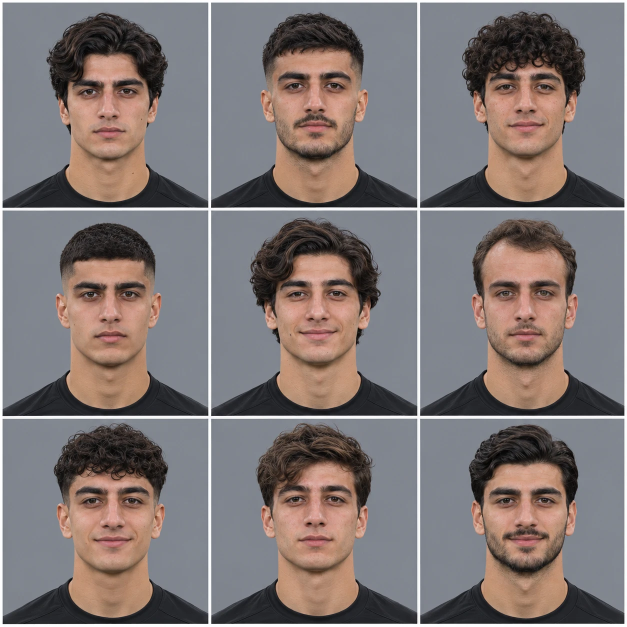
#> input picture faces-raw/19-24-01.png, 1254 x 1254 px (shown at 1/2 size); its folder holds only this picture in this run
$ python 11-faces.py
#> lines starting #> are read from the running program, lines starting #| are printed output that depends on the picture; after the words box and inside, x2 and y2 are one past the last pixel; in counts of white or black regions, pixels touching at a corner belong together
#> further down, im is the input picture: PIL image 1254x1254 RGB; mean R, G, B 127.8, 118.5, 117.5
"""Slice the generated face sheets in faces-raw/ into cut-out headshots for auto-generated players.

Each sheet is a 3x3 grid named <age set>-<n>.png (u18, 19-24, 25-30, 31-36) on a flat green or grey
background. Output: public/faces/gen/<age set>-<nnn>.webp (256px, transparent) and src/ui/faces.json
with how many faces each age set has. Run:  python3 pipeline/11-faces.py
"""
import glob, json, os, re
import numpy as np
from PIL import Image, ImageDraw, ImageFilter

OUT = 'public/faces/gen'
SIZE = 400

def cells(im):
    a = np.asarray(im).astype(int)
    white = a.min(axis=2) > 235
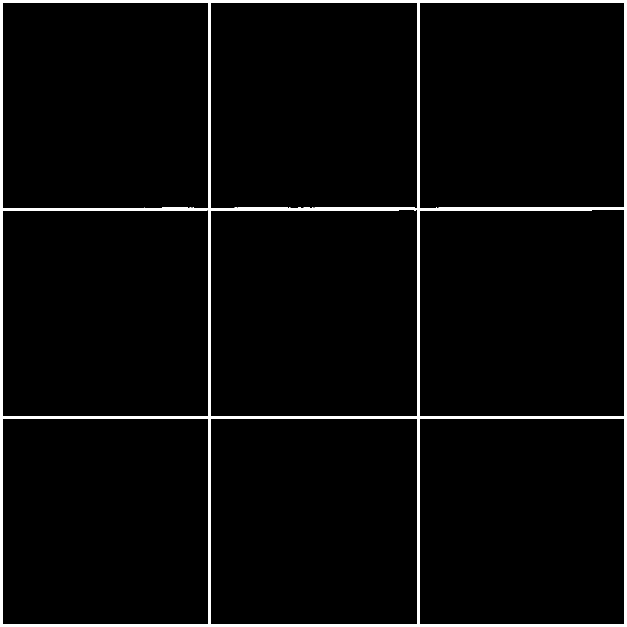
#> white: shape (1254, 1254) bool (shown at 1/2 size); 3.3% white; 1 white region, box (x1, y1, x2, y2) and area: (0, 0, 1254, 1254) 51562
    def bands(frac, n):
        out, s = [], None
        for i, v in enumerate(list(frac < 0.6) + [False]):
            if v and s is None: s = i
            if not v and s is not None:
                if i - s > n * 0.2: out.append((s, i))
                s = None
        return out
    H, W = white.shape
#> H = 1254; W = 1254
    return [(x0, y0, x1, y1) for (y0, y1) in bands(white.mean(axis=1), H) for (x0, x1) in bands(white.mean(axis=0), W)]
#> the loop in bands, `for i, v in enumerate(list(frac < 0.6) + [False]):` made 1255 passes
#> v on passes 1 to 12: False, False, False, False, False, True, True, True, True, True, True, True
#> after the loop in bands, `for i, v in enumerate(list(frac < 0.6) + [False]):`: out = [(5, 415), (421, 832), (837, 1248)]
#> the loop in bands (call 2), `for i, v in enumerate(list(frac < 0.6) + [False]):` made 1255 passes

def cut_green(c):
    a = np.asarray(c).astype(float)
    r, g, b = a[..., 0], a[..., 1], a[..., 2]
    ex = g - np.maximum(r, b)
    alpha = np.clip(1 - (ex - 18) / 55, 0, 1)
    g2 = np.minimum(g, np.maximum(r, b) + 4)  # remove green spill from hair and skin edges
    return np.dstack([r, g2, b, alpha * 255]).astype('uint8')

def cut_grey(c):
    # flat backdrop connected to the edges: flood it from the top corners and sides
    m = c.copy()
    w, h = m.size
    key = (255, 0, 255)
    for seed in [(1, 1), (w - 2, 1), (1, h // 3), (w - 2, h // 3), (w // 2, 1)]:
        if m.getpixel(seed) != key: ImageDraw.floodfill(m, seed, key, thresh=38)
    a = np.asarray(c).astype(float)
    k = np.asarray(m)
    bg = (k[..., 0] == 255) & (k[..., 1] == 0) & (k[..., 2] == 255)
    return np.dstack([a[..., 0], a[..., 1], a[..., 2], np.where(bg, 0, 255)]).astype('uint8')

def finish(rgba):
    im = Image.fromarray(rgba, 'RGBA')
    # pull the edge in by a pixel and soften it so no backdrop fringe is left
    al = im.getchannel('A').filter(ImageFilter.MinFilter(3)).filter(ImageFilter.GaussianBlur(0.8))
    im.putalpha(al)
    return im.resize((SIZE, SIZE), Image.LANCZOS)

os.makedirs(OUT, exist_ok=True)
for f in glob.glob(f'{OUT}/*.webp'): os.remove(f)
counts = {}
for path in sorted(glob.glob('faces-raw/*.png')):
    m = re.match(r'(u18|19-24|25-30|31-36)-\d+\.png$', os.path.basename(path))
    if not m: print('skipped (name not recognised):', path); continue
    age = m.group(1)
    im = Image.open(path).convert('RGB')
    cs = cells(im)
#> cs = [(5, 5, 417, 415), (422, 5, 835, 415), (840, 5, 1249, 415), (5, 421, 417, 832), (422, 421, 835, 832), (840, 421, 1249, 832), (5, 837, 417, 1248), (422, 837, 835, 1248), (840, 837, 1249, 1248)]
    if len(cs) != 9: print(f'skipped ({len(cs)} cells found, expected 9):', path); continue
    px = np.asarray(im.crop((cs[0][0] + 6, cs[0][1] + 6, cs[0][0] + 30, cs[0][1] + 30))).astype(int).mean(axis=(0, 1))
#> px = [128.8, 134.3, 142.7]
    green = px[1] - max(px[0], px[2]) > 60
#> green = False
    for (x0, y0, x1, y1) in cs:
        c = im.crop((x0 + 3, y0 + 3, x1 - 3, y1 - 3))
        n = counts.get(age, 0)
        finish(cut_green(c) if green else cut_grey(c)).save(f'{OUT}/{age}-{n:03d}.webp', quality=88, method=4)
        counts[age] = n + 1
#> this loop made 9 passes
#> (x0, y0, x1, y1, w in cut_grey, h in cut_grey) on passes 1 to 9: (5, 5, 417, 415, 406, 404), (422, 5, 835, 415, 407, 404), (840, 5, 1249, 415, 403, 404), (5, 421, 417, 832, 406, 405), (422, 421, 835, 832, 407, 405), (840, 421, 1249, 832, 403, 405), (5, 837, 417, 1248, 406, 405), (422, 837, 835, 1248, 407, 405), (840, 837, 1249, 1248, 403, 405)
#> pass 1, `c = im.crop((x0 + 3, y0 + 3, x1 - 3, y1 - 3))`:
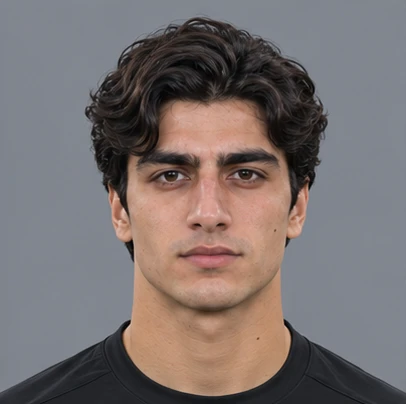
#> c: PIL image 406x404 RGB; mean R, G, B 121.2, 112.4, 111.6
#> pass 1, in cut_grey, `k = np.asarray(m)`:
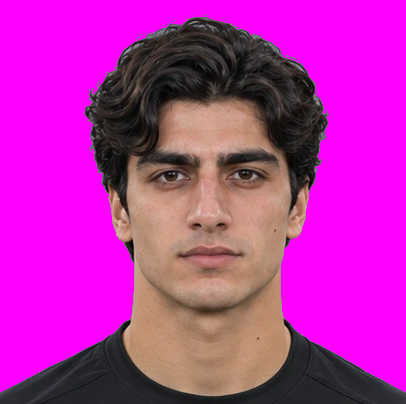
#> k: shape (404, 406, 3); mean R, G, B 186.1, 43.5, 169.3
#> pass 1, in cut_grey, `bg = (k[..., 0] == 255) & (k[..., 1] == 0) & (k[..., 2] == 255)`:
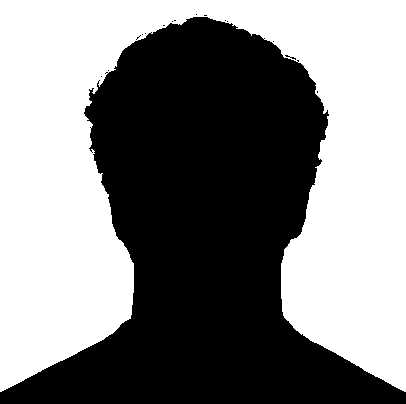
#> bg: shape (404, 406) bool; 51.4% white; 16 black regions (15 under 20 px), largest, box (x1, y1, x2, y2) and area: (0, 17, 406, 404) 79695
#> after the loop:
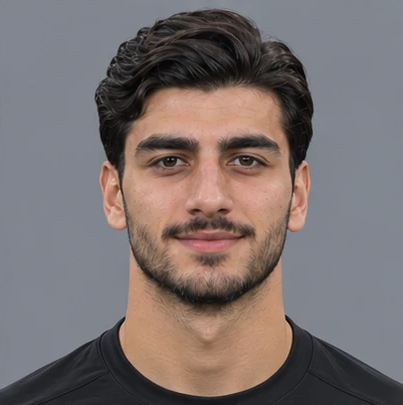
#> c: PIL image 403x405 RGB; mean R, G, B 122.1, 112.7, 111.4
#> after the loop, counts = {'19-24': 9}
json.dump(counts, open('src/ui/faces.json', 'w'))
print(counts)
#| {'19-24': 9}

$ run again, on faces-raw/19-24-05.png
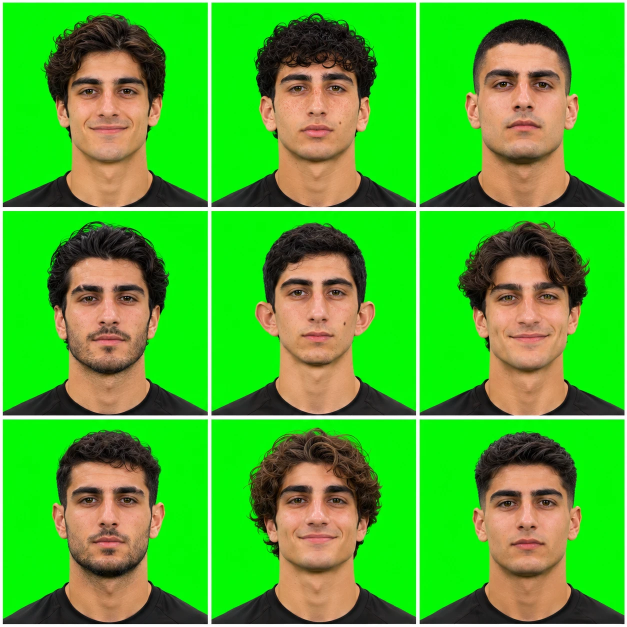
#> input picture faces-raw/19-24-05.png, 1254 x 1254 px (shown at 1/2 size)
#> im is the input picture: PIL image 1254x1254 RGB; mean R, G, B 72.8, 180.2, 45.2
#> in cells, `white = a.min(axis=2) > 235`:
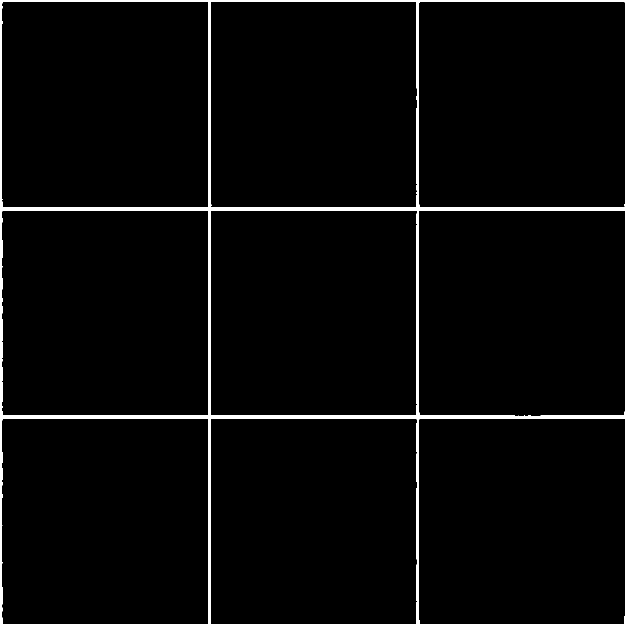
#> white: shape (1254, 1254) bool (shown at 1/2 size); 3% white; 1 white region, box (x1, y1, x2, y2) and area: (0, 0, 1254, 1254) 47955
#> the loop in bands, `for i, v in enumerate(list(frac < 0.6) + [False]):` made 1255 passes
#> v on passes 1 to 8: False, False, False, False, True, True, True, True
#> after the loop in bands, `for i, v in enumerate(list(frac < 0.6) + [False]):`: out = [(4, 414), (421, 831), (837, 1249)]
#> the loop in bands (call 2), `for i, v in enumerate(list(frac < 0.6) + [False]):` made 1255 passes
#> cs = [(4, 4, 417, 414), (421, 4, 833, 414), (838, 4, 1251, 414), (4, 421, 417, 831), (421, 421, 833, 831), (838, 421, 1251, 831), (4, 837, 417, 1249), (421, 837, 833, 1249), (838, 837, 1251, 1249)]
#> px = [3.38, 250, 3.16]
#> green = True
#> the loop `for (x0, y0, x1, y1) in cs:` made 9 passes
#> after the loop `for (x0, y0, x1, y1) in cs:`:
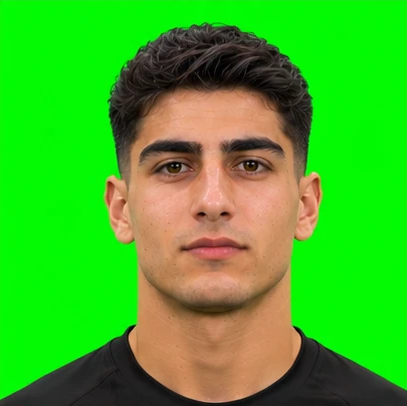
#> c: PIL image 407x406 RGB; mean R, G, B 65.2, 179.4, 36.2
#> after the loop `for (x0, y0, x1, y1) in cs:`: counts = {'19-24': 9}
#| {'19-24': 9}

$ run again, on faces-raw/19-24-06.png
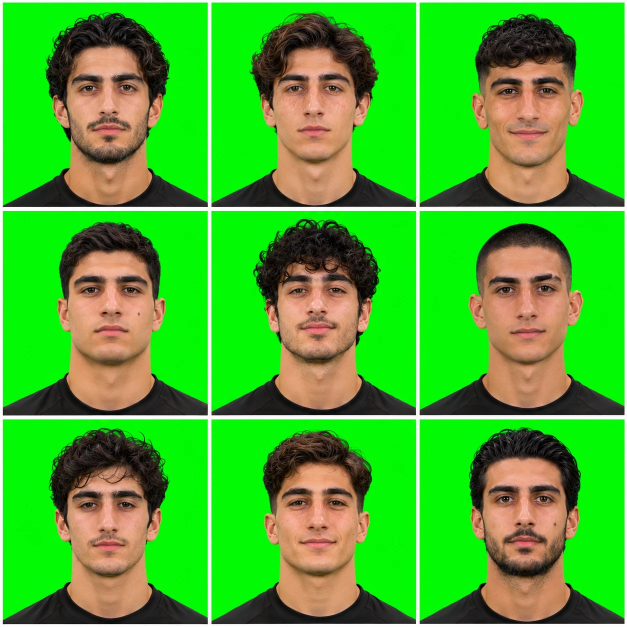
#> input picture faces-raw/19-24-06.png, 1254 x 1254 px (shown at 1/2 size)
#> im is the input picture: PIL image 1254x1254 RGB; mean R, G, B 70.8, 178.8, 45.4
#> in cells, `white = a.min(axis=2) > 235`:
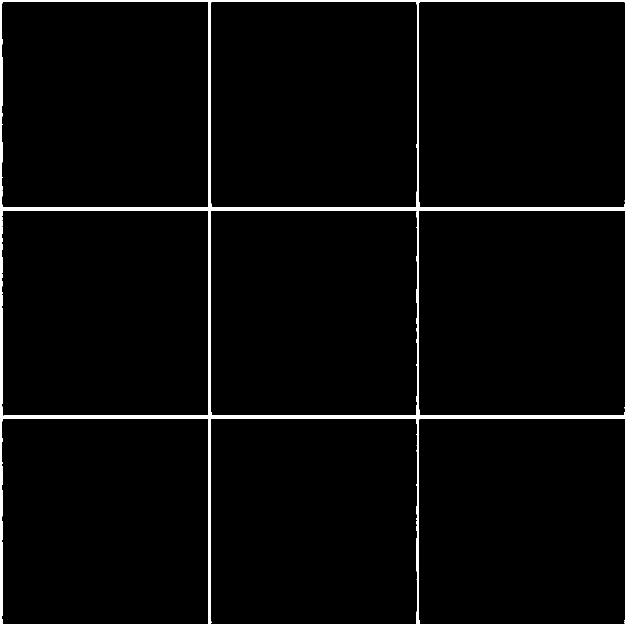
#> white: shape (1254, 1254) bool (shown at 1/2 size); 3.1% white; 1 white region, box (x1, y1, x2, y2) and area: (0, 0, 1254, 1254) 48017
#> the loop in bands, `for i, v in enumerate(list(frac < 0.6) + [False]):` made 1255 passes
#> v on passes 1 to 8: False, False, False, False, True, True, True, True
#> after the loop in bands, `for i, v in enumerate(list(frac < 0.6) + [False]):`: out = [(4, 414), (421, 831), (837, 1248)]
#> the loop in bands (call 2), `for i, v in enumerate(list(frac < 0.6) + [False]):` made 1255 passes
#> cs = [(5, 4, 417, 414), (421, 4, 834, 414), (838, 4, 1251, 414), (5, 421, 417, 831), (421, 421, 834, 831), (838, 421, 1251, 831), (5, 837, 417, 1248), (421, 837, 834, 1248), (838, 837, 1251, 1248)]
#> px = [3.29, 250.1, 3.97]
#> green = True
#> the loop `for (x0, y0, x1, y1) in cs:` made 9 passes
#> after the loop `for (x0, y0, x1, y1) in cs:`:
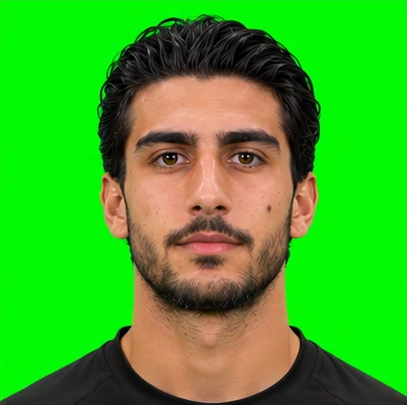
#> c: PIL image 407x405 RGB; mean R, G, B 62.4, 172.7, 36
#> after the loop `for (x0, y0, x1, y1) in cs:`: counts = {'19-24': 9}
#| {'19-24': 9}

$ run again, on faces-raw/19-24-07.png
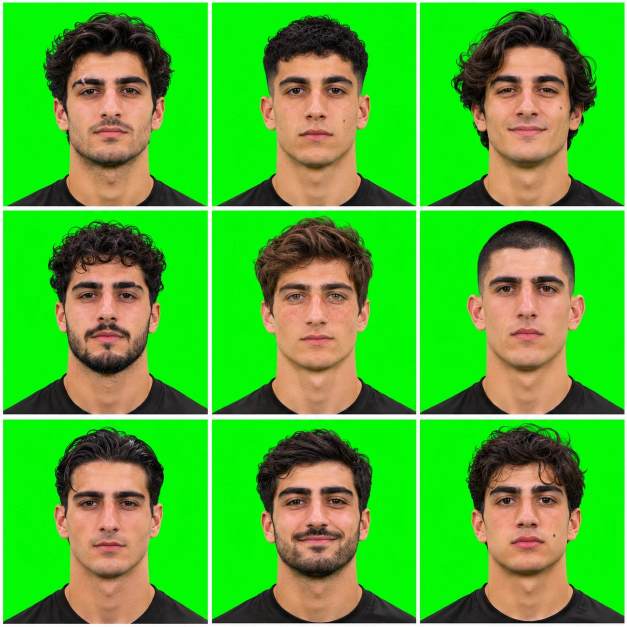
#> input picture faces-raw/19-24-07.png, 1254 x 1254 px (shown at 1/2 size)
#> im is the input picture: PIL image 1254x1254 RGB; mean R, G, B 76, 180.6, 48.5
#> in cells, `white = a.min(axis=2) > 235`:
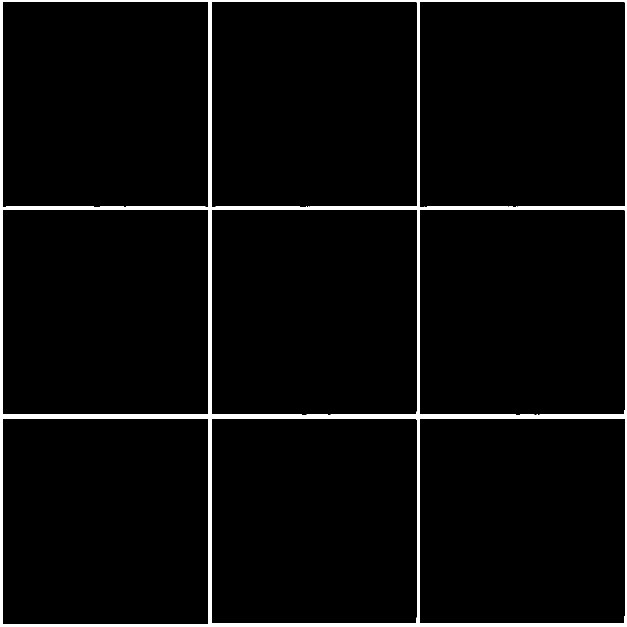
#> white: shape (1254, 1254) bool (shown at 1/2 size); 3.5% white; 1 white region, box (x1, y1, x2, y2) and area: (0, 0, 1254, 1254) 54645
#> the loop in bands, `for i, v in enumerate(list(frac < 0.6) + [False]):` made 1255 passes
#> v on passes 1 to 8: False, False, False, False, True, True, True, True
#> after the loop in bands, `for i, v in enumerate(list(frac < 0.6) + [False]):`: out = [(4, 413), (419, 829), (837, 1247)]
#> the loop in bands (call 2), `for i, v in enumerate(list(frac < 0.6) + [False]):` made 1255 passes
#> cs = [(5, 4, 417, 413), (423, 4, 834, 413), (839, 4, 1251, 413), (5, 419, 417, 829), (423, 419, 834, 829), (839, 419, 1251, 829), (5, 837, 417, 1247), (423, 837, 834, 1247), (839, 837, 1251, 1247)]
#> px = [3.15, 250, 3.09]
#> green = True
#> the loop `for (x0, y0, x1, y1) in cs:` made 9 passes
#> after the loop `for (x0, y0, x1, y1) in cs:`:
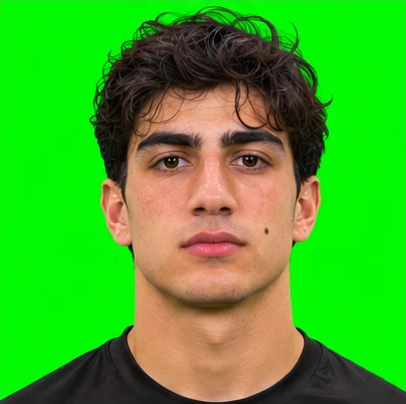
#> c: PIL image 406x404 RGB; mean R, G, B 67.7, 172.3, 37.9
#> after the loop `for (x0, y0, x1, y1) in cs:`: counts = {'19-24': 9}
#| {'19-24': 9}
